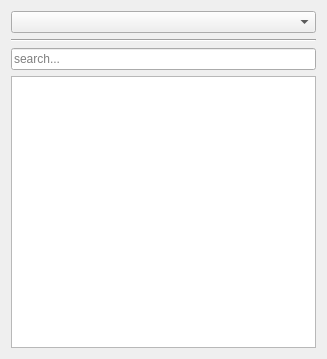
<?xml version="1.0" encoding="UTF-8"?>
<ui version="4.0">
 <class>Form</class>
 <widget class="QWidget" name="Form">
  <property name="geometry">
   <rect>
    <x>0</x>
    <y>0</y>
    <width>327</width>
    <height>359</height>
   </rect>
  </property>
  <property name="windowTitle">
   <string>Form</string>
  </property>
  <layout class="QVBoxLayout" name="verticalLayout">
   <item>
    <widget class="QComboBox" name="sectionCombo"/>
   </item>
   <item>
    <widget class="Line" name="textureLine">
     <property name="orientation">
      <enum>Qt::Horizontal</enum>
     </property>
    </widget>
   </item>
   <item>
    <widget class="QLineEdit" name="searchEdit">
     <property name="placeholderText">
      <string>search...</string>
     </property>
    </widget>
   </item>
   <item>
    <widget class="QListView" name="resourceList">
     <property name="editTriggers">
      <set>QAbstractItemView::NoEditTriggers</set>
     </property>
     <property name="showDropIndicator" stdset="0">
      <bool>false</bool>
     </property>
     <property name="selectionMode">
      <enum>QAbstractItemView::ExtendedSelection</enum>
     </property>
     <property name="iconSize">
      <size>
       <width>64</width>
       <height>64</height>
      </size>
     </property>
     <property name="isWrapping" stdset="0">
      <bool>true</bool>
     </property>
     <property name="resizeMode">
      <enum>QListView::Adjust</enum>
     </property>
     <property name="layoutMode">
      <enum>QListView::Batched</enum>
     </property>
     <property name="gridSize">
      <size>
       <width>92</width>
       <height>92</height>
      </size>
     </property>
     <property name="viewMode">
      <enum>QListView::IconMode</enum>
     </property>
     <property name="uniformItemSizes">
      <bool>true</bool>
     </property>
    </widget>
   </item>
  </layout>
</widget>
<customwidgets>
 <customwidget>
  <class>RobustListView</class>
  <extends>QListView</extends>
  <header location="global">utility.ui_libraries.qt.widgets.itemviews.listview</header>
  <container>1</container>
 </customwidget>
</customwidgets>
<resources/>
<connections/>
</ui>
